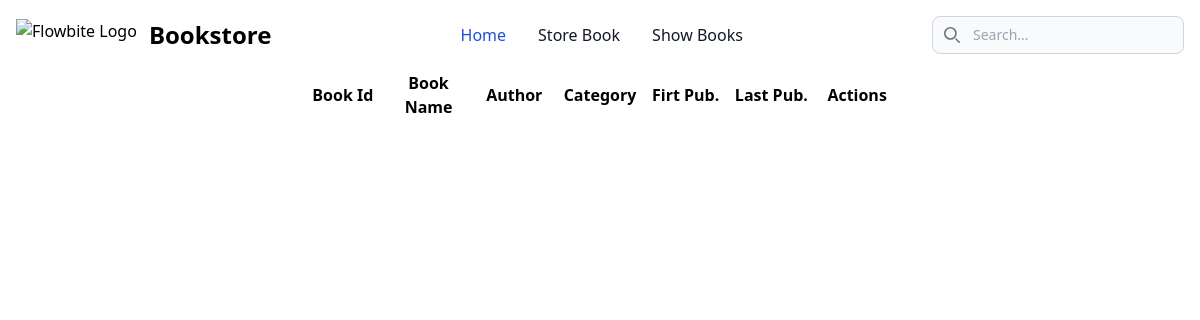
The page /showbooks/ on the database as committed earlier.
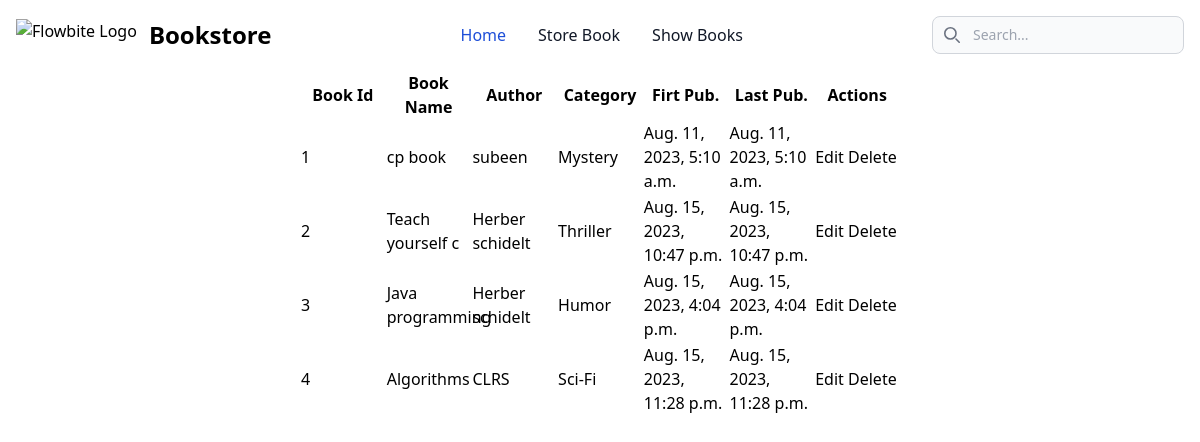
The same page on the database as committed later.
### book/models.py (models this page shows)
class BookStoreModel(models.Model):
    CATEGORY = (
    ('Mystery', 'Mystery'),
    ('Thriller', 'Thriller'),
    ('Sci-Fi', 'Sci-Fi'),
    ('Humor', 'Humor'),
    ('Horror', 'Horror'),
    )
    id = models.IntegerField(primary_key=True)
    book_name = models.CharField(max_length=30)
    author = models.CharField(max_length=30)
    category = models.CharField(max_length=30, choices=CATEGORY)
    first_pub = models.DateTimeField(auto_now_add=True) # django ekdom first date
    last_pub = models.DateTimeField(auto_now=True) # erpor joto update korbo sei date dekhabe

### book/views.py (the view)
# urls.py: path('showbooks/',showBooks,name="showbooks"),
def showBooks(request):
    books=BookStoreModel.objects.all()
    return render(request,'showBooks.html',{'books':books})

### book/templates/showBooks.html
{% extends 'base.html'%}
{% block content%}
    <table class="table-fixed border-spacing-px" style="width:50%; margin:auto;">
        <thead>
            <tr>
                <th>Book Id</th>
                <th>Book Name</th>
                <th>Author</th>
                <th>Category</th>
                <th>Firt Pub.</th>
                <th>Last Pub. </th>
                <th>Actions</th>
            </tr>
        </thead>
        <tbody>
            {% for book in books %}
                <tr>
                    <td>{{book.id}}</td>
                    <td>{{book.book_name}}</td>
                    <td>{{book.author}}</td>
                    <td>{{book.category}}</td>
                    <td>{{book.first_pub}}</td>
                    <td>{{book.last_pub}}</td>
                    <td>
                        <a href="{% url 'edit-book' id=book.id %}" class="btn btn-danger">Edit</a>
                        <a href="{% url 'delete-book' id=book.id %}">Delete</a>
                    </td>
                </tr>
            {% endfor %}
        </tbody>
    </table>
{% endblock %}

Rows that differ between the two databases and show on the page:
added BookStoreModel: id "1", book_name "cp book", author "subeen", category "Mystery", first_pub "Aug. 11, 2023, 5:10 a.m.", last_pub "Aug. 11, 2023, 5:10 a.m."
added BookStoreModel: id "2", book_name "Teach yourself c", author "Herber schidelt", category "Thriller", first_pub "Aug. 15, 2023, 10:47 p.m.", last_pub "Aug. 15, 2023, 10:47 p.m."
added BookStoreModel: id "3", book_name "Java programming", author "Herber schidelt", category "Humor", first_pub "Aug. 15, 2023, 4:04 p.m.", last_pub "Aug. 15, 2023, 4:04 p.m."
added BookStoreModel: id "4", book_name "Algorithms", author "CLRS", category "Sci-Fi", first_pub "Aug. 15, 2023, 11:28 p.m.", last_pub "Aug. 15, 2023, 11:28 p.m."
